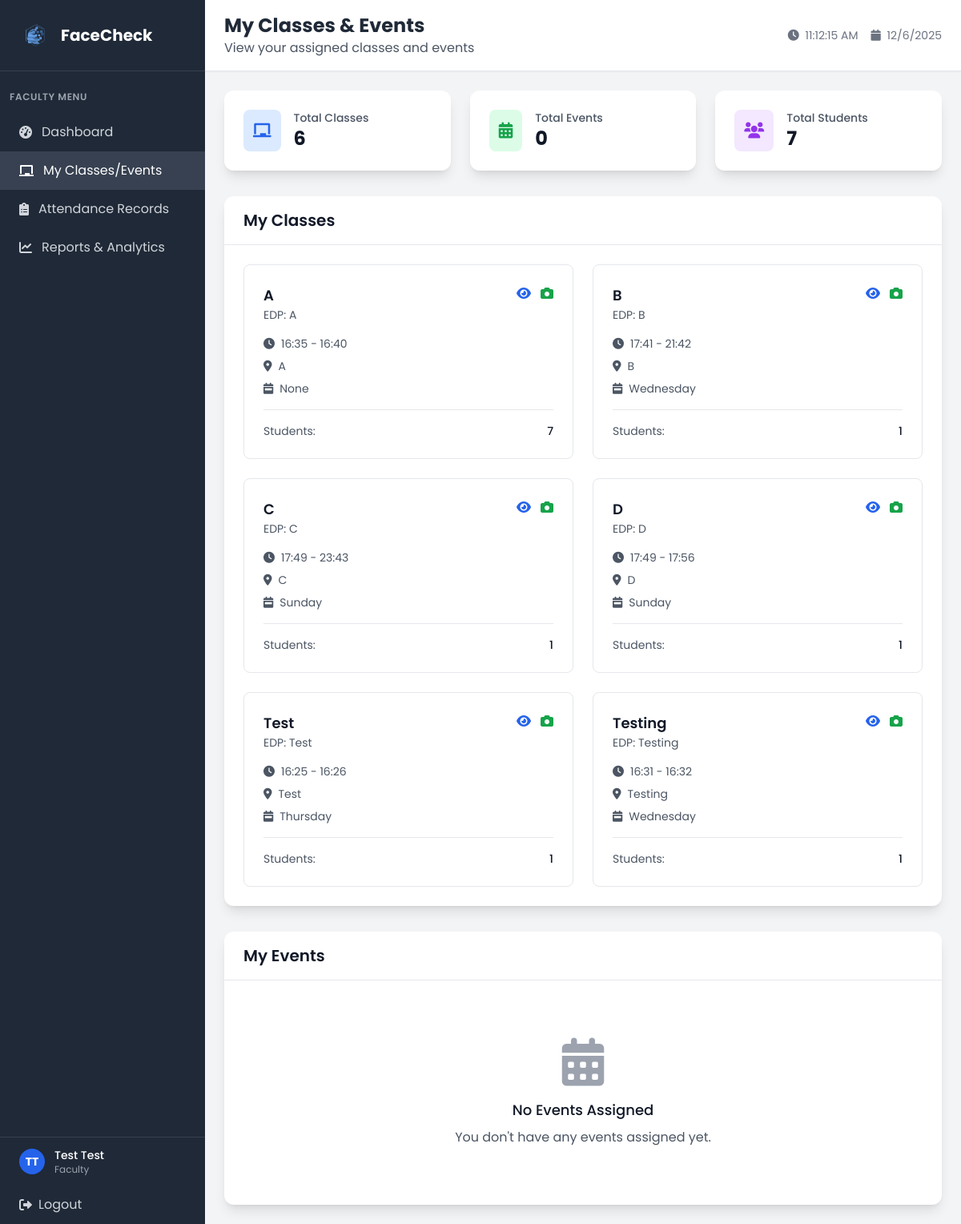
Page /faculty/my_classes (signed in) on the earlier database version.
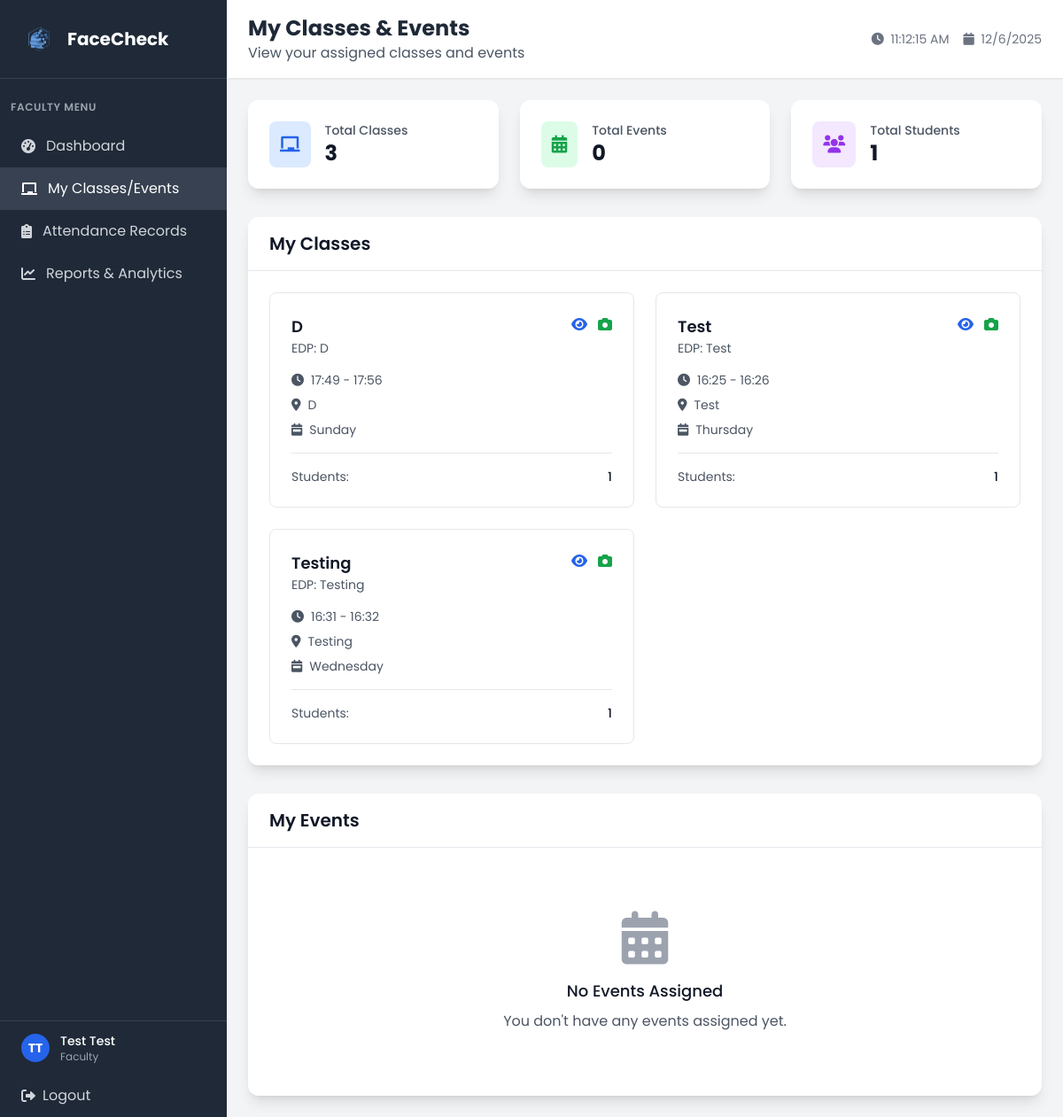
Same page on the later database version.
### tables this page shows
CREATE TABLE class (
            class_id INTEGER PRIMARY KEY AUTOINCREMENT,
            class_name VARCHAR(20) NOT NULL,
            edpcode VARCHAR(20) NOT NULL UNIQUE,
            start_time TIME,
            end_time TIME,
            room VARCHAR(10),
            faculty_id INTEGER NOT NULL, is_active BOOLEAN DEFAULT 1,
            FOREIGN KEY (faculty_id) REFERENCES faculty(faculty_id)
        );

### app.py (the view)
@app.route('/faculty/my_classes')
def faculty_my_classes():
    if 'user_id' not in session or session['role'] != 'faculty':
        return redirect(url_for('login'))
    conn = get_db_connection()
    try:
        conn.execute('ALTER TABLE faculty ADD COLUMN profile_picture VARCHAR(255)')
        conn.commit()
    except:
        pass  # Column already exists
    faculty_info = conn.execute('''
        SELECT u.*, f.faculty_id, f.position, f.attendance_image, f.profile_picture, d.dept_name
        FROM user u
        JOIN faculty f ON u.user_id = f.user_id
        LEFT JOIN department d ON u.dept_id = d.dept_id
        WHERE u.user_id = ?
    ''', (session['user_id'],)).fetchone()
    if not faculty_info:
        conn.close()
        flash('Faculty record not found', 'error')
        return redirect(url_for('faculty_dashboard'))
    classes = conn.execute('''
        SELECT c.*,
               COUNT(DISTINCT sc.student_id) as student_count,
               GROUP_CONCAT(DISTINCT d.day_name) as days
        FROM class c
        LEFT JOIN student_class sc ON c.class_id = sc.class_id
        LEFT JOIN class_days cd ON c.class_id = cd.class_id
        LEFT JOIN days d ON cd.day_id = d.day_id
        WHERE c.faculty_id = ? AND c.is_active = 1
        GROUP BY c.class_id
        ORDER BY c.class_name
    ''', (faculty_info['faculty_id'],)).fetchall()
    events = conn.execute('''
        SELECT e.*,
               COUNT(DISTINCT ea.user_id) as attendee_count
        FROM event e
        LEFT JOIN event_attendance ea ON e.event_id = ea.event_id
        WHERE e.faculty_id = ? AND e.is_active = 1
        GROUP BY e.event_id
        ORDER BY e.event_date DESC
    ''', (faculty_info['faculty_id'],)).fetchall()
    total_students = conn.execute('''
        SELECT COUNT(DISTINCT sc.student_id) as total
        FROM class c
        JOIN student_class sc ON c.class_id = sc.class_id
        WHERE c.faculty_id = ? AND c.is_active = 1
    ''', (faculty_info['faculty_id'],)).fetchone()
    conn.close()
    return render_template('faculty/faculty_my_classes.html',
                         faculty_info=faculty_info,
                         classes=classes,
                         events=events,
                         total_students=total_students['total'] if total_students else 0)

### app.py (called while the page is built)
def get_db_connection():
    try:
        conn = sqlite3.connect('facecheck.db', timeout=30.0)
        conn.row_factory = sqlite3.Row
        conn.execute('PRAGMA foreign_keys = ON')
        try:
            cur = conn.cursor()
            cur.execute("PRAGMA table_info(faculty)")
            columns = [row[1] for row in cur.fetchall()]
            if 'attendance_image' not in columns:
                cur.execute("ALTER TABLE faculty ADD COLUMN attendance_image VARCHAR(255)")
                conn.commit()
        except Exception:
            pass
        return conn
    except sqlite3.Error as e:
        print(f"Database connection error: {e}")
        raise

### templates/faculty/faculty_my_classes.html (shortened to what the changed rows need)
<!DOCTYPE html>
<html lang="en">
<head>
    <script src="https://cdn.tailwindcss.com"></script>
    <link href="https://cdnjs.cloudflare.com/ajax/libs/font-awesome/6.0.0/css/all.min.css" rel="stylesheet">
    <link rel="stylesheet" href="{{ url_for('static', filename='css/global.css') }}">
</head>
<body class="bg-gray-100">
    <div class="flex h-screen">
        <div class="w-64 bg-gray-800 text-white">
            <div class="p-6 border-b border-gray-700">
                <div class="flex items-center">
                    <h1 class="text-xl font-bold">FaceCheck</h1>
                </div>
            </div>
        </div>
        <div class="flex-1 flex flex-col overflow-hidden">
            <header class="bg-white shadow-sm border-b border-gray-200">
                <div class="px-6 py-4">
                    <div class="flex items-center justify-between">
                        <div>
                            <h2 class="text-2xl font-bold text-gray-800">My Classes & Events</h2>
                        </div>
                    </div>
                </div>
            </header>
            <main class="flex-1 overflow-y-auto p-6">
                <div class="grid grid-cols-1 md:grid-cols-3 gap-6 mb-8">
                    <div class="bg-white rounded-xl shadow-lg p-6">
                        <div class="flex items-center">
                            <div class="ml-4">
                                <p class="text-sm font-medium text-gray-600">Total Classes</p>
                                <p class="text-2xl font-bold text-gray-900">{{ classes|length }}</p>
                            </div>
                        </div>
                    </div>
                    <div class="bg-white rounded-xl shadow-lg p-6">
                        <div class="flex items-center">
                            <div class="ml-4">
                                <p class="text-sm font-medium text-gray-600">Total Students</p>
                                <p class="text-2xl font-bold text-gray-900" id="totalStudents">{{ total_students }}</p>
                            </div>
                        </div>
                    </div>
                </div>
                <div class="bg-white rounded-xl shadow-lg mb-8">
                    <div class="p-6">
                        {% if classes %}
                        <div class="grid grid-cols-1 lg:grid-cols-2 xl:grid-cols-3 gap-6">
                            {% for class_info in classes %}
                            <div class="border border-gray-200 rounded-lg p-6 hover:shadow-md transition-shadow">
                                <div class="flex items-start justify-between mb-4">
                                    <div>
                                        <h4 class="text-lg font-semibold text-gray-900">{{ class_info.class_name }}</h4>
                                        <p class="text-sm text-gray-600">EDP: {{ class_info.edpcode }}</p>
                                    </div>
                                <div class="flex space-x-3">
                                    <a href="{{ url_for('faculty_class_view', class_id=class_info.class_id) }}" class="text-blue-600 hover:text-blue-800" title="View Class Details">
                                        <i class="fas fa-eye"></i>
                                    </a>
                                    <a href="{{ url_for('attendance') }}?class_id={{ class_info.class_id }}" class="text-green-600 hover:text-green-800" title="Take Attendance">
                                        <i class="fas fa-camera"></i>
                                    </a>
                                </div>
                                </div>
                                <div class="space-y-2 text-sm text-gray-600">
                                    <div class="flex items-center">
                                        <i class="fas fa-clock mr-2"></i>
                                        <span>{{ class_info.start_time }} - {{ class_info.end_time }}</span>
                                    </div>
                                    <div class="flex items-center">
                                        <i class="fas fa-map-marker-alt mr-2"></i>
                                        <span>{{ class_info.room }}</span>
                                    </div>
                                    <div class="flex items-center">
                                        <i class="fas fa-calendar-week mr-2"></i>
                                        <span>{{ class_info.days }}</span>
                                    </div>
                                </div>
                                <div class="mt-4 pt-4 border-t border-gray-200">
                                    <div class="flex items-center justify-between">
                                        <span class="text-sm text-gray-600">Students:</span>
                                        <span class="text-sm font-medium text-gray-900">{{ class_info.student_count }}</span>
                                    </div>
                                </div>
                            </div>
                            {% endfor %}
                        </div>
                        {% else %}
                        <div class="text-center py-12">
                            <i class="fas fa-chalkboard text-gray-400 text-6xl mb-4"></i>
                            <h3 class="text-lg font-medium text-gray-900 mb-2">No Classes Assigned</h3>
                            <p class="text-gray-600">You don't have any classes assigned yet.</p>
                        </div>
                        {% endif %}
                    </div>
                </div>
            </main>
        </div>
    </div>
</body>
</html>

Differences in the rows shown:
no longer on this page (row edited): class: class_name "A", edpcode "A", start_time "16:35", end_time "16:40", room "A", days "None", student_count "7"
no longer on this page (row edited): class: class_name "B", edpcode "B", start_time "17:41", end_time "21:42", room "B", days "Wednesday", student_count "1"
no longer on this page (row edited): class: class_name "C", edpcode "C", start_time "17:49", end_time "23:43", room "C", days "Sunday", student_count "1"
Other differences:
{{ classes|length }}: "6" → "3"
{{ total_students }}: "7" → "1"
